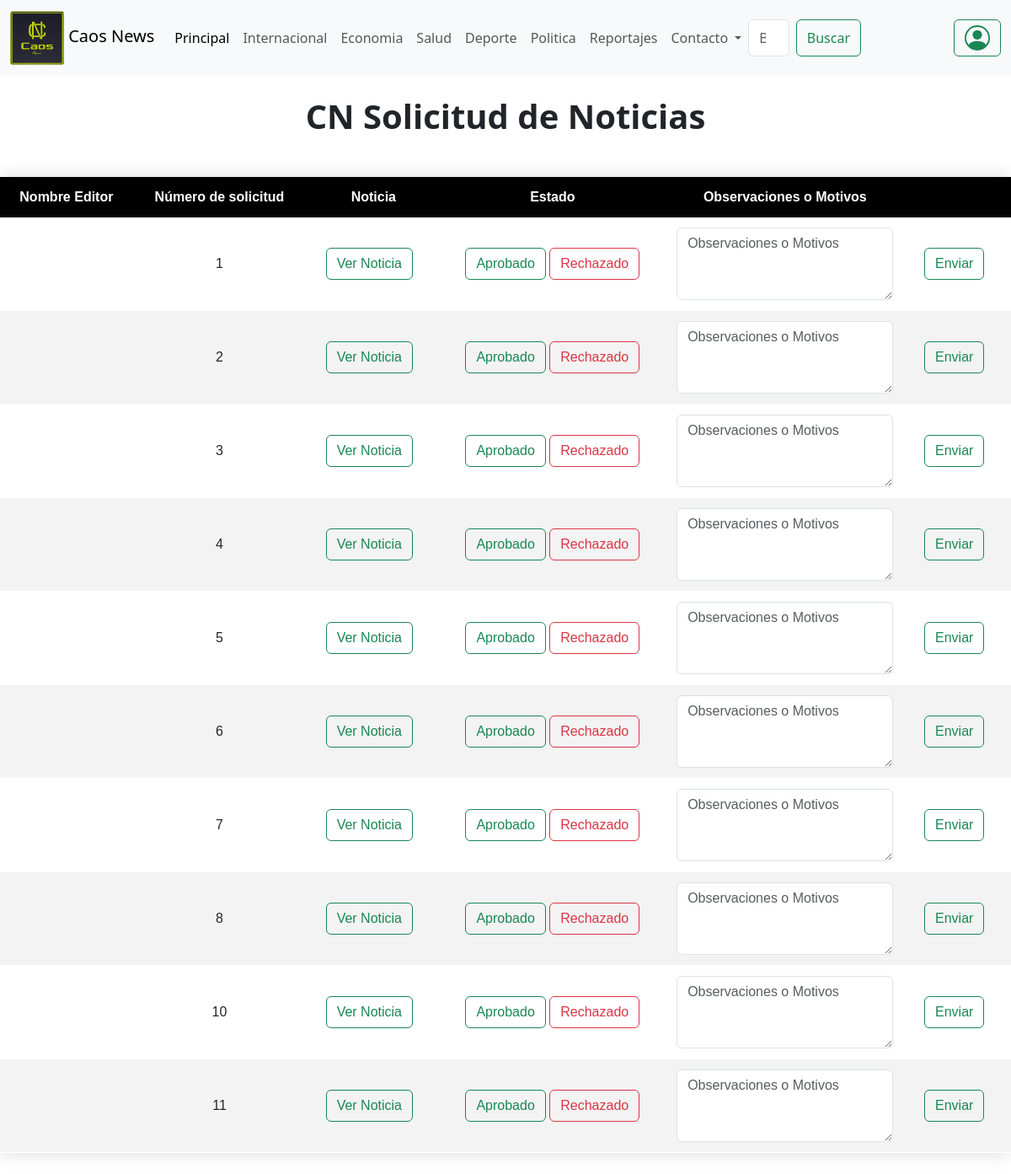
The app's page /AdministradorNoticia/, older data.
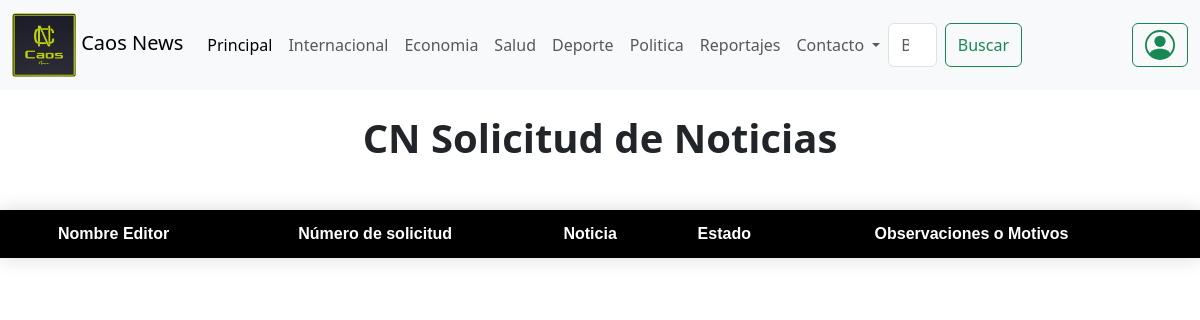
The same page, newer data.
### webcaosnews/models.py (models this page shows, shortened)
class Noticia(models.Model):
        idNoticia = models.IntegerField(primary_key=True)
        Titulo = models.CharField(max_length=200)
        Descripcion = models.TextField()
        Ubicacion = models.CharField(max_length=15, default='Desconocido')
        Fotos = models.ImageField(upload_to='foto', null=True, blank=True)
        miniatura= models.ImageField(upload_to='foto', null=True)
        video = models.FileField(upload_to='video', null=True, blank=True)
        Categorias = models.ForeignKey(Categorias, on_delete=models.CASCADE)
        fecha_publicacion = models.DateTimeField(auto_now_add=True, null=True)
        publicado = models.BooleanField(default=False)
        usuario = models.ForeignKey(User, on_delete=models.CASCADE, null=True)

### webcaosnews/views.py (the view, shortened to what this page needs)
# urls.py: path('AdministradorNoticia/',adminnoticia,name='ADMNON'),
def adminnoticia(request):
    noticias = Noticia.objects.filter(publicado=False)
    context = {'noticias': noticias}
    return render(request, 'administrador.html', context)

### webcaosnews/templates/administrador.html (shortened to what this page needs)
{% extends 'base5.html' %}
{% load static %}
{% block contenedor %}
    <main>
      <p class="text-center h1 fw-bold mb-5 mx-1 mx-md-4 mt-4">
        CN Solicitud de Noticias
      </p>
<form action="{% url 'ADMNON' %}" id="form" class="form" method="POST">
  <table class="estilo-tabla">
    <thead>
      <tr>
        <th>Nombre Editor</th>
        <th>Número de solicitud</th>
        <th>Noticia</th>
        <th>Estado</th>
        <th>Observaciones o Motivos</th>
        <th></th>
      </tr>
    </thead>
    <tbody>
      {% for noticia in noticias %}
      <tr>
        <td>{{ noticia.usuario.first_name }} {{ noticia.usuario.last_name }}</td>
        <td>{{ noticia.idNoticia }}</td>
        <td>
          <a href="{% url 'NON' noticia.idNoticia %}" class="btn btn-margen-derecha btn-outline-success btn-centrar-tabla">Ver Noticia</a>
        </td>
        <td>
          <label class="btn btn-outline-success" for="aprobar_{{ noticia.idNoticia }}">Aprobado</label>
          <label class="btn btn-outline-danger" for="rechazar_{{ noticia.idNoticia }}">Rechazado</label>
        </td>
        <td>
          <div class="form-group">
            <textarea name="observaciones_{{ noticia.idNoticia }}" placeholder="Observaciones o Motivos" class="form-control" id="exampleFormControlTextarea1" rows="3"></textarea>
          </div>
        </td>
        <td>
          <button type="submit" class="btn btn-margen-derecha btn-outline-success btn-centrar-tabla">Enviar</button>
        </td>
      </tr>
      {% endfor %}
    </tbody>
  </table>
</form>
</main>
{% endblock %}

Row changes from the older to the newer data that the page shows:
no longer on this page (row edited): Noticia: idNoticia "1", idNoticia "Observaciones o Motivos"
no longer on this page (row edited): Noticia: idNoticia "2", idNoticia "Observaciones o Motivos"
no longer on this page (row edited): Noticia: idNoticia "3", idNoticia "Observaciones o Motivos"
no longer on this page (row edited): Noticia: idNoticia "4", idNoticia "Observaciones o Motivos"
no longer on this page (row edited): Noticia: idNoticia "5", idNoticia "Observaciones o Motivos"
no longer on this page (row edited): Noticia: idNoticia "6", idNoticia "Observaciones o Motivos"
no longer on this page (row edited): Noticia: idNoticia "7", idNoticia "Observaciones o Motivos"
no longer on this page (row edited): Noticia: idNoticia "8", idNoticia "Observaciones o Motivos"
no longer on this page (row edited): Noticia: idNoticia "10", idNoticia "Observaciones o Motivos"
no longer on this page (row edited): Noticia: idNoticia "11", idNoticia "Observaciones o Motivos"
